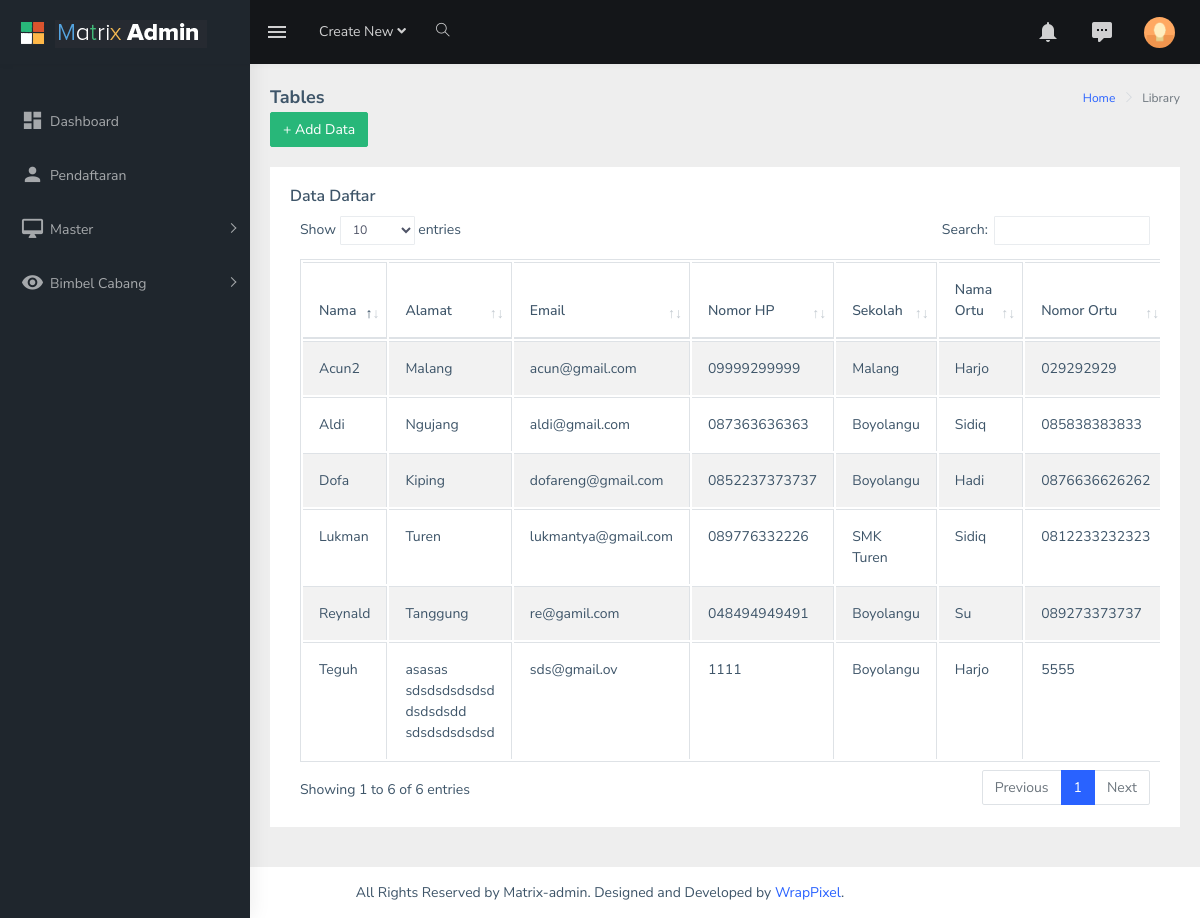
/index.php/c_admin/daftar, run on the app's committed database.
### tables this page shows
CREATE TABLE `pendaftaran` (
  `kode` int(11) NOT NULL,
  `nama` varchar(100) NOT NULL,
  `alamat` varchar(200) NOT NULL,
  `email` varchar(50) NOT NULL,
  `no_hp` varchar(20) NOT NULL,
  `sekolah` varchar(50) NOT NULL,
  `nama_ortu` varchar(100) NOT NULL,
  `no_hp_ortu` varchar(20) NOT NULL,
  `id_program` char(10) NOT NULL,
  `id_cabang` char(10) NOT NULL
);

### application/controllers/C_admin.php (called while the page is built, shortened)
<?php
class C_admin extends CI_Controller {
    function __construct() {
        $this->load->model('M_cabang');
        $this->load->model('M_program');
        $this->load->model('M_daftar');
    }
    public function daftar(){
        $data['daftar']=$this->M_daftar->listDaftar();
        $this->load->view('list_daftar', $data);
    }
}
?>

### index.php (called while the page is built, shortened)
<?php
require_once BASEPATH.'core/CodeIgniter.php';

### application/models/M_daftar.php (called while the page is built, shortened)
<?php
class M_daftar extends CI_Model{
	public function listDaftar()
	{
		$query=$this->db->query("SELECT * FROM pendaftaran");
		return $query->result();
	}
}
?>

### application/views/list_daftar.php (the view, shortened to what this page needs)
<?php
    $this->load->view('menu/header');
    $this->load->view('menu/navbar');
?>
<div class="page-wrapper">
            <div class="page-breadcrumb">
                <div class="row">
                    <div class="col-12 d-flex no-block align-items-center">
                        <h4 class="page-title">Tables</h4>
                        <div class="ml-auto text-right">
                            <nav aria-label="breadcrumb">
                                <ol class="breadcrumb">
                                    <li class="breadcrumb-item"><a href="#">Home</a></li>
                                    <li class="breadcrumb-item active" aria-current="page">Library</li>
                                </ol>
                            </nav>
                        </div>
                    </div>
                </div>
                <a href="<?php echo base_url(''); ?>index.php/C_daftar/create" class="btn btn-success">+ Add Data</a>
            </div>
            <div class="container-fluid">
                        <div class="card">
                            <div class="card-body">
                                <h5 class="card-title">Data Daftar</h5>
                                <div class="table-responsive">
                                    <table id="zero_config" class="table table-striped table-bordered">
                                        <thead>
                                            <tr>
                                                <th>Nama</th>
                                                <th>Alamat</th>
                                                <th>Email</th>
                                                <th>Nomor HP</th>
                                                <th>Sekolah</th>
                                                <th>Nama Ortu</th>
                                                <th>Nomor Ortu</th>
                                            </tr>
                                        </thead>
                                        <tbody>
                                          <?php foreach ($daftar as $dftr) : ?>
                                            <tr>
                                                <td><?php echo $dftr->nama; ?></td>
                                                <td><?php echo $dftr->alamat; ?></td>
                                                <td><?php echo $dftr->email; ?></td>
                                                <td><?php echo $dftr->no_hp; ?></td>
                                                <td><?php echo $dftr->sekolah; ?></td>
                                                <td><?php echo $dftr->nama_ortu; ?></td>
                                                <td><?php echo $dftr->no_hp_ortu; ?></td>
                                            </tr>
                                          <?php endforeach ?>
                                    </table>
                                </div>
                            </div>
                        </div>
                    </div>
                </div>
            </div>
            <footer class="footer text-center">
                All Rights Reserved by Matrix-admin. Designed and Developed by <a href="https://wrappixel.com">WrapPixel</a>.
            </footer>
<?php $this->load->view('menu/footer.php'); ?>

### application/views/menu/header.php (shortened to what this page needs)
<!DOCTYPE html>
<html dir="ltr" lang="en">
<head>
    <link href="<?php echo base_url('') ?>assets/assets/libs/flot/css/float-chart.css" rel="stylesheet">
    <link rel="stylesheet" href="<?php echo base_url('') ?>assets/assets/libs/bootstrap/dist/css/bootstrap.min.css"">
    <link rel="stylesheet" type="text/css" href="<?php echo base_url('') ?>assets/assets/libs/select2/dist/css/select2.min.css">
    <link rel="stylesheet" type="text/css" href="<?php echo base_url('') ?>assets/assets/libs/jquery-minicolors/jquery.minicolors.css">
    <link rel="stylesheet" type="text/css" href="<?php echo base_url('') ?>assets/assets/libs/bootstrap-datepicker/dist/css/bootstrap-datepicker.min.css">
    <link rel="stylesheet" type="text/css" href="<?php echo base_url('') ?>assets/assets/libs/quill/dist/quill.snow.css">
    <link rel="stylesheet" type="text/css" href="<?php echo base_url('') ?>assets/assets/extra-libs/multicheck/multicheck.css">
    <link href="<?php echo base_url('') ?>assets/assets/libs/datatables.net-bs4/css/dataTables.bootstrap4.css" rel="stylesheet">
    <link href="<?php echo base_url('') ?>assets/dist/css/style.min.css" rel="stylesheet">
</head>
<body>
    <div id="main-wrapper">

### application/views/menu/navbar.php (shortened to what this page needs)
<header class="topbar" data-navbarbg="skin5">
    <nav class="navbar top-navbar navbar-expand-md navbar-dark">
        <div class="navbar-header" data-logobg="skin5">
            <a class="navbar-brand" href="index.html">
                <b class="logo-icon p-l-10">
                    <img src="<?php echo base_url('') ?>assets/assets/images/logo-icon.png" alt="homepage" class="light-logo" />
                </b>
                <span class="logo-text">
                     <img src="<?php echo base_url('') ?>assets/assets/images/logo-text.png" alt="homepage" class="light-logo" />
                </span>
            </a>
        </div>
        <div class="navbar-collapse collapse" id="navbarSupportedContent" data-navbarbg="skin5">
            <ul class="navbar-nav float-left mr-auto">
                <li class="nav-item d-none d-md-block"><a class="nav-link sidebartoggler waves-effect waves-light" href="javascript:void(0)" data-sidebartype="mini-sidebar"><i class="mdi mdi-menu font-24"></i></a></li>
                <li class="nav-item dropdown">
                    <a class="nav-link dropdown-toggle" href="#" id="navbarDropdown" role="button" data-toggle="dropdown" aria-haspopup="true" aria-expanded="false">
                     <span class="d-none d-md-block">Create New <i class="fa fa-angle-down"></i></span>
                    </a>
                </li>
                <li class="nav-item search-box"> <a class="nav-link waves-effect waves-dark" href="javascript:void(0)"><i class="ti-search"></i></a>
                </li>
            </ul>
            <ul class="navbar-nav float-right">
                <li class="nav-item dropdown">
                    <a class="nav-link dropdown-toggle waves-effect waves-dark" href="" data-toggle="dropdown" aria-haspopup="true" aria-expanded="false"> <i class="mdi mdi-bell font-24"></i>
                    </a>
                </li>
                <li class="nav-item dropdown">
                    <a class="nav-link dropdown-toggle waves-effect waves-dark" href="" id="2" data-toggle="dropdown" aria-haspopup="true" aria-expanded="false"> <i class="font-24 mdi mdi-comment-processing"></i>
                    </a>
                </li>
                <li class="nav-item dropdown">
                    <a class="nav-link dropdown-toggle text-muted waves-effect waves-dark pro-pic" href="" data-toggle="dropdown" aria-haspopup="true" aria-expanded="false"><img src="<?php echo base_url(); ?>assets/assets/images/users/1.jpg" alt="user" class="rounded-circle" width="31"></a>
                </li>
            </ul>
        </div>
    </nav>
</header>
<aside class="left-sidebar" data-sidebarbg="skin5">
    <div class="scroll-sidebar">
        <nav class="sidebar-nav">
            <ul id="sidebarnav" class="p-t-30">
                <li class="sidebar-item"> <a class="sidebar-link waves-effect waves-dark sidebar-link" href="<?php echo base_url() ?>index.php/C_admin" aria-expanded="false"><i class="mdi mdi-view-dashboard"></i><span class="hide-menu">Dashboard</span></a></li>
                <li class="sidebar-item"> <a class="sidebar-link waves-effect waves-dark sidebar-link" href="<?php echo base_url() ?>index.php/C_admin/daftar" aria-expanded="false"><i class="mdi mdi-account"></i><span class="hide-menu">Pendaftaran</span></a></li>
                <li class="sidebar-item"> <a class="sidebar-link has-arrow waves-effect waves-dark" href="javascript:void(0)" aria-expanded="false"><i class="mdi mdi-desktop-mac"></i><span class="hide-menu">Master </span></a>
                </li>
                <li class="sidebar-item"> <a class="sidebar-link has-arrow waves-effect waves-dark" href="javascript:void(0)" aria-expanded="false"><i class="mdi mdi-eye"></i><span class="hide-menu">Bimbel Cabang </span></a>
                </li>
            </ul>
        </nav>
    </div>
</aside>

### application/views/menu/footer.php (shortened to what this page needs)
</body>
</html>

### data on the page
pendaftaran: nama "Teguh", alamat "asasas sdsdsdsdsdsd dsdsdsdd sdsdsdsdsdsd", email "sds@gmail.ov", no_hp "1111", sekolah "Boyolangu", nama_ortu "Harjo", no_hp_ortu "5555"
pendaftaran: nama "Reynald", alamat "Tanggung", email "re@gamil.com", no_hp "048494949491", sekolah "Boyolangu", nama_ortu "Su", no_hp_ortu "089273373737"
pendaftaran: nama "Lukman", alamat "Turen", email "lukmantya@gmail.com", no_hp "089776332226", sekolah "SMK Turen", nama_ortu "Sidiq", no_hp_ortu "0812233232323"
pendaftaran: nama "Aldi", alamat "Ngujang", email "aldi@gmail.com", no_hp "087363636363", sekolah "Boyolangu", nama_ortu "Sidiq", no_hp_ortu "085838383833"
pendaftaran: nama "Dofa", alamat "Kiping", email "dofareng@gmail.com", no_hp "0852237373737", sekolah "Boyolangu", nama_ortu "Hadi", no_hp_ortu "0876636626262"
pendaftaran: nama "Acun2", alamat "Malang", email "acun@gmail.com", no_hp "09999299999", sekolah "Malang", nama_ortu "Harjo", no_hp_ortu "029292929"
